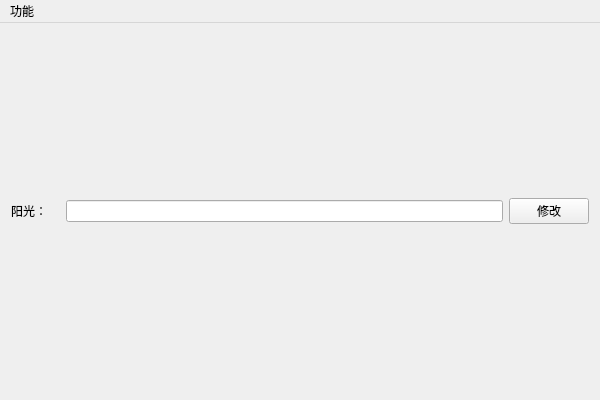
<?xml version="1.0" encoding="UTF-8"?>
<ui version="4.0">
 <class>PVZCheaterClass</class>
 <widget class="QMainWindow" name="PVZCheaterClass">
  <property name="geometry">
   <rect>
    <x>0</x>
    <y>0</y>
    <width>600</width>
    <height>400</height>
   </rect>
  </property>
  <property name="windowTitle">
   <string>PVZCheater</string>
  </property>
  <widget class="QWidget" name="centralWidget">
   <layout class="QVBoxLayout" name="verticalLayout">
    <item>
     <layout class="QHBoxLayout" name="horizontalLayout">
      <item>
       <widget class="QLabel" name="lable_sunshine">
        <property name="text">
         <string>阳光：</string>
        </property>
       </widget>
      </item>
      <item>
       <widget class="QLabel" name="label_nowSunshine">
        <property name="text">
         <string/>
        </property>
       </widget>
      </item>
      <item>
       <widget class="QLineEdit" name="input_editSunshine"/>
      </item>
      <item>
       <widget class="QPushButton" name="btn_setSunshine">
        <property name="text">
         <string>修改</string>
        </property>
       </widget>
      </item>
     </layout>
    </item>
   </layout>
  </widget>
  <widget class="QMenuBar" name="menuBar">
   <property name="geometry">
    <rect>
     <x>0</x>
     <y>0</y>
     <width>600</width>
     <height>20</height>
    </rect>
   </property>
   <widget class="QMenu" name="menu">
    <property name="title">
     <string>功能</string>
    </property>
    <addaction name="action_refresh"/>
   </widget>
   <addaction name="menu"/>
  </widget>
  <action name="action_refresh">
   <property name="text">
    <string>刷新</string>
   </property>
  </action>
 </widget>
 <layoutdefault spacing="6" margin="11"/>
 <resources>
  <include location="PVZCheater.qrc"/>
 </resources>
 <connections/>
</ui>
